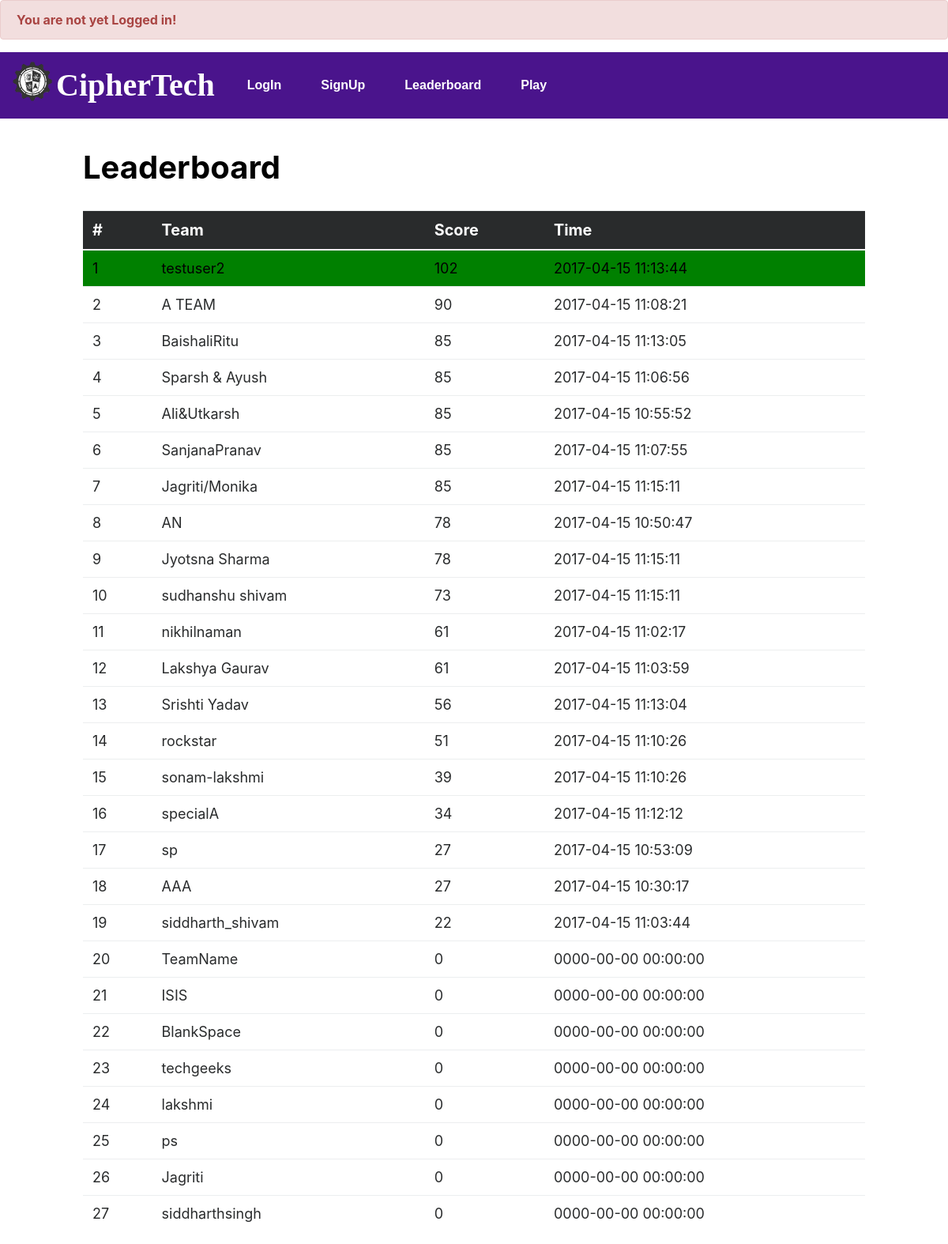
Screenshot of /board.php with the database file from the repository.
### tables this page shows
CREATE TABLE `ques` (
  `id` int(11) NOT NULL,
  `user` text NOT NULL,
  `q11` text NOT NULL,
  `q12` text NOT NULL,
  `q21` int(11) NOT NULL,
  `q22` int(11) NOT NULL,
  `q31` int(11) NOT NULL,
  `q32` int(11) NOT NULL,
  `q41` int(11) NOT NULL,
  `q42` int(11) NOT NULL,
  `q51` int(11) NOT NULL,
  `q52` int(11) NOT NULL,
  `q61` int(11) NOT NULL,
  `q62` int(11) NOT NULL,
  `score` int(11) NOT NULL,
  `timestamp` int(11) NOT NULL,
  `time` timestamp NOT NULL DEFAULT '0000-00-00 00:00:00' ON UPDATE CURRENT_TIMESTAMP
);

### board.php (the view, shortened to what this page needs)
<?php
	include('connect.php');
	if($_COOKIE['teamname']!='')
	{
		;
	}
	else
		echo '<div class="alert alert-danger" role="alert">
		  <strong>You are not yet Logged in!</strong>
			</div>';
echo '<!DOCTYPE html>
<html lang="en">
  <head>
    <meta charset="utf-8">
    <meta name="viewport" content="width=device-width, initial-scale=1, shrink-to-fit=no">
	<title>Leaderboard | CipherTech</title>
	<link rel="shortcut icon" type="image/x-icon" href="back.jpg" />
    <link rel="stylesheet" href="bootstrap.min.css">
  </head>
  <body>
	<style>
	html
		{
			-webkit-background-size: cover;
			-moz-background-size: cover;
			-o-background-size: cover;
			background-size: cover;
		}
		body
		{
			background:none;
		}
		.container
		{
			font-weight:bold;
			margin-top: 5vh;
			width:85vw;
			color:black;
		}
		#forms
		{
			margin-top: 2vh;
		}
		h1
		{
			font-size: 5vh;
		}
		.nav-link
		{
			color:white;
		}
		#tabsh
		{
			font-size:1.65vw;
			margin-top:4vh;
		}
		#tabsd
		{
			font-size:1.5vw;
		}
	</style>
		';
		include('header.php');
		echo '
		<div class="container">
			<h1><strong>Leaderboard</strong></h1>
			<table class="table" id="tabsh">
				  <thead class="thead-inverse">
					<tr>
					  <th>#</th>
					  <th>Team</th>
					  <th>Score</th>
					  <th>Time</th>
					</tr>
				  </thead>
				  <tbody>
			';
	$query = "SELECT * FROM ques";
	$row = mysqli_query($link, $query);
	while($result = mysqli_fetch_array($row))
	{
		$total = $result['q11'] + $result['q12'] + $result['q21'] + $result['q22'] + $result['q31'] + $result['q32'] + $result['q41'] + $result['q42'] + $result['q51'] + $result['q52'] + $result['q61'] + $result['q62'];
		$user = $result['user'];
		$query = "UPDATE ques SET score = '$total' WHERE user = '$user'";
		mysqli_query($link, $query);
	}
	$query = "SELECT * FROM ques ORDER BY score DESC";
	$row = mysqli_query($link, $query);
	$sn=0;
	while($result = mysqli_fetch_array($row))
	{
		$name = $result['user'];
		$score = $result['score'];
		$time = $result['time'];
		$sn++;
		if($sn == 1)
		echo "
				  <tr id='tabsd' style='color:black; background:Green'>
					  <td>".($sn)."</td>
					  <td>".($name)."</td>
					  <td>".$score."</td>
					  <td>".$time."</td>
					</tr>";
		else
		echo "
				  <tr id='tabsd'>
					  <td>".($sn)."</td>
					  <td>".($name)."</td>
					  <td>".$score."</td>
					  <td>".$time."</td>
					</tr>";
	}
	echo "</tbody>
		</table>
		</body>
		</html>";
?>

### header.php (shortened to what this page needs)
<nav class="navbar navbar-toggleable-md navbar-inverse" style="background-color:#4A148C;font-weight:bold;color:white">
  <a class="navbar-brand" href="#">
    <img src="back.jpg" width="50" height="50" class="d-inline-block align-top" alt="">
    <span style="font-size:5vh">CipherTech</span>
  </a>
  <div class="auto navbar-collapse" id="navbarSupportedContent">
    <ul class="navbar-nav mr-auto">
      <li class="nav-item active">
		<a class="nav-link" href="index.php"><button type="button" class="btn btn-outline-warning" style="font-weight:bold;border-color:#4A148C;color:white;">LogIn</button></a>
      </li>
	  <li class="nav-item active">
		<a class="nav-link" href="prachi.php"><button type="button" class="btn btn-outline-warning" style="font-weight:bold;border-color:#4A148C;color:white;">SignUp</button></a>
      </li>
      <li class="nav-item active">
        <a class="nav-link" href="board.php"><button type="button" class="btn btn-outline-success" style="font-weight:bold;border-color:#4A148C;color:white;">Leaderboard</button></a>
      </li>
	<li class="nav-item active">
        <a class="nav-link" href="game.php?1"><button type="button" class="btn btn-outline-primary" style="font-weight:bold;border-color:#4A148C;color:white;">Play</button></a>
      </li>
    </ul>
  </div>
</nav>

### board.php (style rules this page uses)
html { -webkit-background-size: cover; -moz-background-size: cover; -o-background-size: cover; background-size: cover; }
body { background:none; }
.container { font-weight:bold; margin-top: 5vh; width:85vw; color:black; }
h1 { font-size: 5vh; }
.nav-link { color:white; }
#tabsh { font-size:1.65vw; margin-top:4vh; }
#tabsd { font-size:1.5vw; }

### header.php (style rules this page uses)
nav { font-weight:bold; font-size:15px; font-family: "Comic Sans MS", "Comic Sans", cursive; }

### rows the page displays
ques: user "testuser2", score "102", time "2017-04-15 11:13:44"
ques: user "A TEAM", score "90", time "2017-04-15 11:08:21"
ques: user "BaishaliRitu", score "85", time "2017-04-15 11:13:05"
ques: user "Sparsh & Ayush", score "85", time "2017-04-15 11:06:56"
ques: user "Ali&Utkarsh", score "85", time "2017-04-15 10:55:52"
ques: user "SanjanaPranav", score "85", time "2017-04-15 11:07:55"
ques: user "Jagriti/Monika", score "85", time "2017-04-15 11:15:11"
ques: user "AN", score "78", time "2017-04-15 10:50:47"
ques: user "Jyotsna Sharma", score "78", time "2017-04-15 11:15:11"
ques: user "sudhanshu shivam", score "73", time "2017-04-15 11:15:11"
ques: user "nikhilnaman", score "61", time "2017-04-15 11:02:17"
ques: user "Lakshya Gaurav", score "61", time "2017-04-15 11:03:59"
ques: user "Srishti Yadav", score "56", time "2017-04-15 11:13:04"
ques: user "rockstar", score "51", time "2017-04-15 11:10:26"
ques: user "sonam-lakshmi", score "39", time "2017-04-15 11:10:26"
ques: user "specialA", score "34", time "2017-04-15 11:12:12"
ques: user "sp", score "27", time "2017-04-15 10:53:09"
ques: user "AAA", score "27", time "2017-04-15 10:30:17"
ques: user "siddharth_shivam", score "22", time "2017-04-15 11:03:44"
ques: user "TeamName", score "0", time "0000-00-00 00:00:00"
ques: user "ISIS", score "0", time "0000-00-00 00:00:00"
ques: user "BlankSpace", score "0", time "0000-00-00 00:00:00"
ques: user "techgeeks", score "0", time "0000-00-00 00:00:00"
ques: user "lakshmi", score "0", time "0000-00-00 00:00:00"
ques: user "ps", score "0", time "0000-00-00 00:00:00"
ques: user "Jagriti", score "0", time "0000-00-00 00:00:00"
ques: user "siddharthsingh", score "0", time "0000-00-00 00:00:00"
